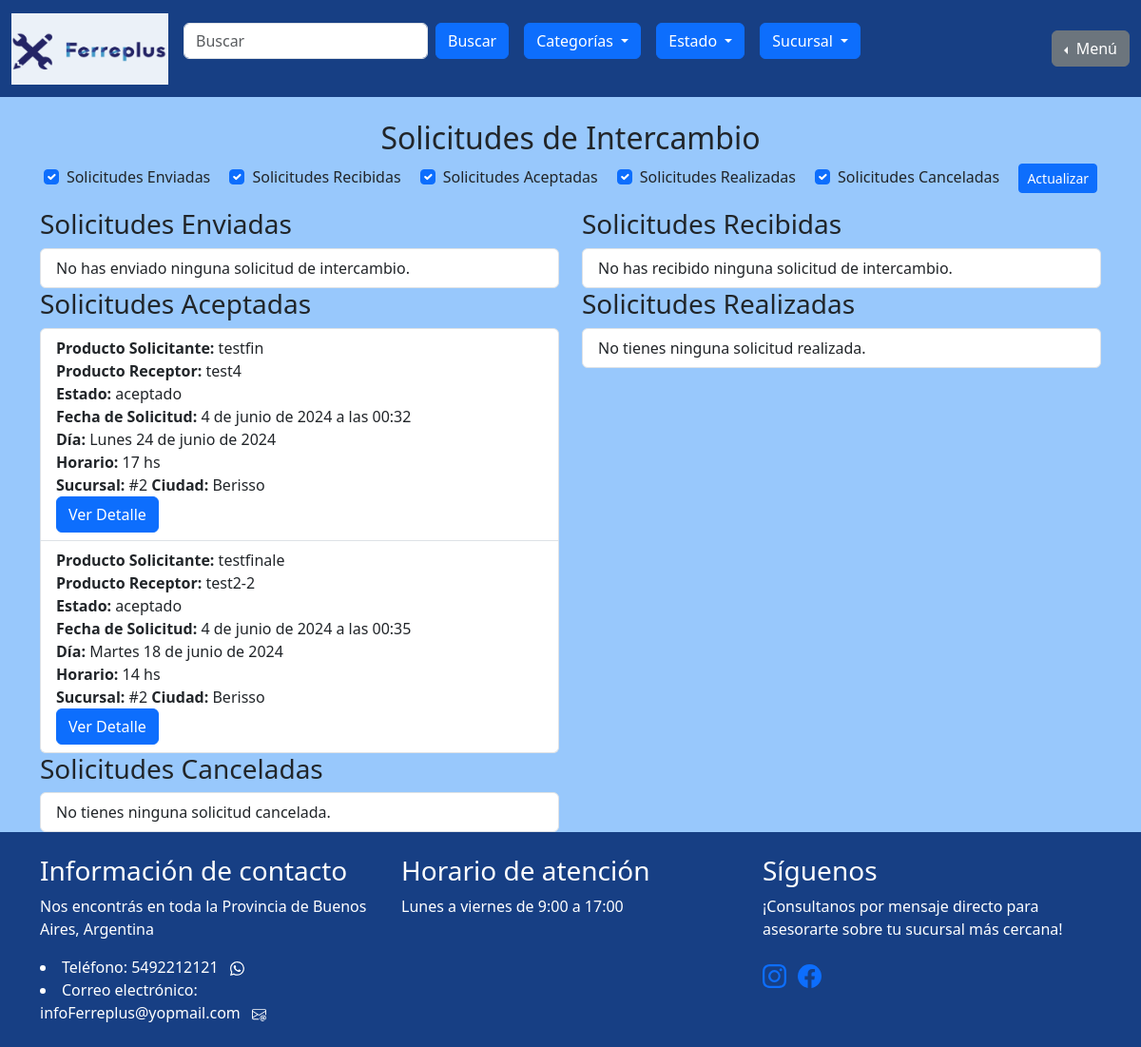
/intercambiar_producto/ver_intercambios (signed in), run on an earlier commit of the app's database.
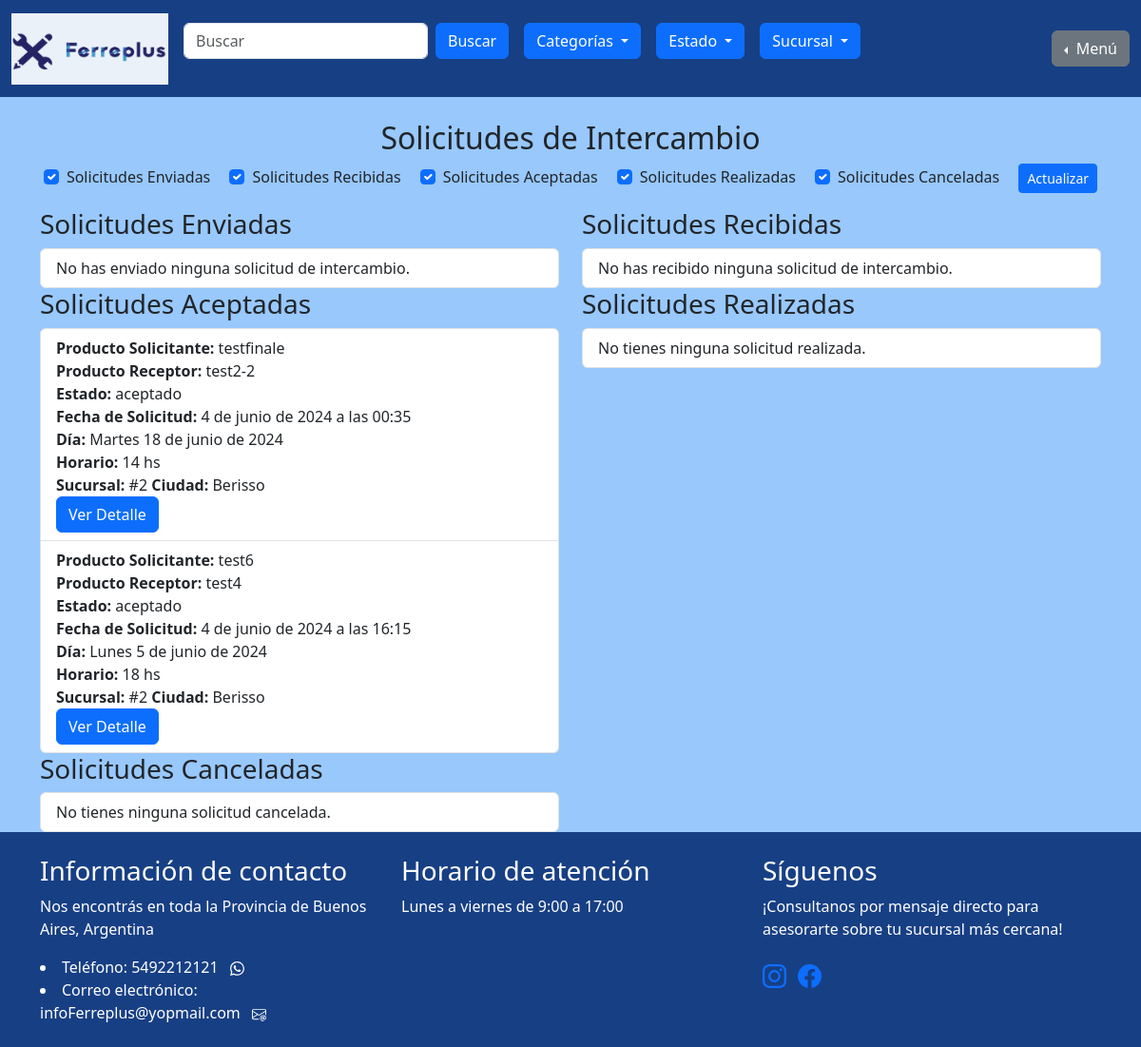
And on a later commit of the database.
### intercambiar_producto/models.py (models this page shows, shortened)
class Intercambio(models.Model):
    ESTADOS = (
        ('pendiente', 'Pendiente'),
        ('aceptado', 'Aceptado'),
        ('rechazado', 'Rechazado'),
        ('realizado', 'Realizado'),
        ('cancelado', 'Cancelado'),
        ('ausente', 'Ausente'),
    )
    producto_solicitante = models.ForeignKey(Producto, related_name='intercambios_solicitados', on_delete=models.CASCADE)
    producto_receptor = models.ForeignKey(Producto, related_name='intercambios_recibidos', on_delete=models.CASCADE)
    cliente_solicitante = models.ForeignKey(User, related_name='solicitudes_realizadas', on_delete=models.CASCADE)
    cliente_receptor = models.ForeignKey(User, related_name='solicitudes_recibidas', on_delete=models.CASCADE)
    estado = models.CharField(max_length=10, choices=ESTADOS, default='pendiente')
    fecha_solicitud = models.DateTimeField(auto_now_add=True)
    dia = models.CharField(max_length=20, blank=True)
    fecha = models.DateField(null=True, blank=True)
    horario = models.IntegerField()

### mis_productos/models.py (models this page shows, shortened)
class Producto(models.Model):
    id = models.AutoField(primary_key=True)
    cliente = models.ForeignKey(User, on_delete=models.CASCADE)
    nombre = models.CharField(max_length=100)
    estado = models.CharField(max_length=100)
    categoria = models.CharField(max_length=100)
    dias = models.CharField(max_length=100, default="")
    horario_inicio = models.CharField(max_length=100)
    horario_fin = models.CharField(max_length=100)
    sucursal = models.ForeignKey(Sucursal, on_delete=models.SET_NULL, null=True)
    imagen_principal = models.ImageField(upload_to='imagenes/')
    imagen_extra1 = models.ImageField(upload_to='imagenes/', blank=True, null=True)
    imagen_extra2 = models.ImageField(upload_to='imagenes/', blank=True, null=True)
    imagen_extra3 = models.ImageField(upload_to='imagenes/', blank=True, null=True)
    slug = models.SlugField(null=True, blank=True)

### gestion_de_sucursales/models.py (models this page shows)
class Sucursal(models.Model):
    nombre = models.CharField(max_length=200, primary_key=True)
    ciudad = models.CharField(max_length=200, null=False)
    def __str__(self):
        return self.nombre

### iniciar_sesion/decoradores.py (the view)
    def wrapper_func(request, *args, **kwargs):
        if request.user.is_authenticated and not request.user.is_staff and not request.user.is_superuser :
            return view_func(request, *args, **kwargs)
        else:
            return redirect("homepage")

### iniciar_sesion/decoradores.py (called while the page is built)
def soy_cliente(view_func):
    def wrapper_func(request, *args, **kwargs):
        if request.user.is_authenticated and not request.user.is_staff and not request.user.is_superuser :
            return view_func(request, *args, **kwargs)
        else:
            return redirect("homepage")
    return wrapper_func

### project/context_processors.py (called while the page is built)
def agregar_datos_a_contexto(request):
    sucursales = Sucursal.objects.all()
    estados_list = ["Nuevo - Sin uso", "Usado", "Restaurado", "Para reparar", "Para piezas", "Con defectos leves"]
    categorias_list = ["Herramientas", "Construcción", "Ferretería general", "Electricidad", "Fontanería", "Jardín"]
    return {
        'sucursales': sucursales,
        'estados_list': estados_list,
        'categorias_list': categorias_list,
    }

### intercambiar_producto/templates/intercambiar_producto/ver_intercambios.html (shortened to what the changed rows need)
{% extends "homepage/base.html" %}
{% block content %}
<div class="container">
  <h2 class="text-center">Solicitudes de Intercambio</h2>
  <div class="row">
    <div class="col-md-6" id="solicitudesAceptadas">
      <ul class="list-group">
        {% for solicitud in solicitudes_aceptadas %}
          <li class="list-group-item">
            <strong>Producto Solicitante:</strong> {{ solicitud.producto_solicitante.nombre }} <br>
            <strong>Producto Receptor:</strong> {{ solicitud.producto_receptor.nombre }} <br>
            <strong>Estado:</strong> {{ solicitud.estado }} <br>
            <strong>Fecha de Solicitud:</strong> {{ solicitud.fecha_solicitud }} <br>
            <strong>Día:</strong> {{ solicitud.dia }} {{ solicitud.fecha }} <br>
            <strong>Horario:</strong> {{ solicitud.horario }} hs <br>
            <strong>Sucursal:</strong> {{ solicitud.producto_solicitante.sucursal }} <strong>Ciudad:</strong> {{ solicitud.producto_solicitante.sucursal.ciudad }} <br>
            <div class="btn-group" role="group" aria-label="Acciones">
              <a href="{% url 'ver_detalle' solicitud.id %}" class="btn btn-primary">Ver Detalle</a>
            </div>
          </li>
        {% empty %}
          <li class="list-group-item">No tienes ninguna solicitud aceptada.</li>
        {% endfor %}
      </ul>
    </div>
  </div>
</div>
{% endblock %}

What changed in the data, as far as the page shows it:
no longer on this page (row edited): Intercambio: producto_solicitante.nombre "testfin", producto_receptor.nombre "test4", estado "aceptado", fecha_solicitud "4 de junio de 2024 a las 00:32", dia "Lunes", fecha "24 de junio de 2024", horario "17", producto_solicitante.sucursal "#2", producto_solicitante.sucursal.ciudad "Berisso"
added Intercambio: producto_solicitante.nombre "test6", producto_receptor.nombre "test4", estado "aceptado", fecha_solicitud "4 de junio de 2024 a las 16:15", dia "Lunes", fecha "5 de junio de 2024", horario "18", producto_solicitante.sucursal "#2", producto_solicitante.sucursal.ciudad "Berisso"
